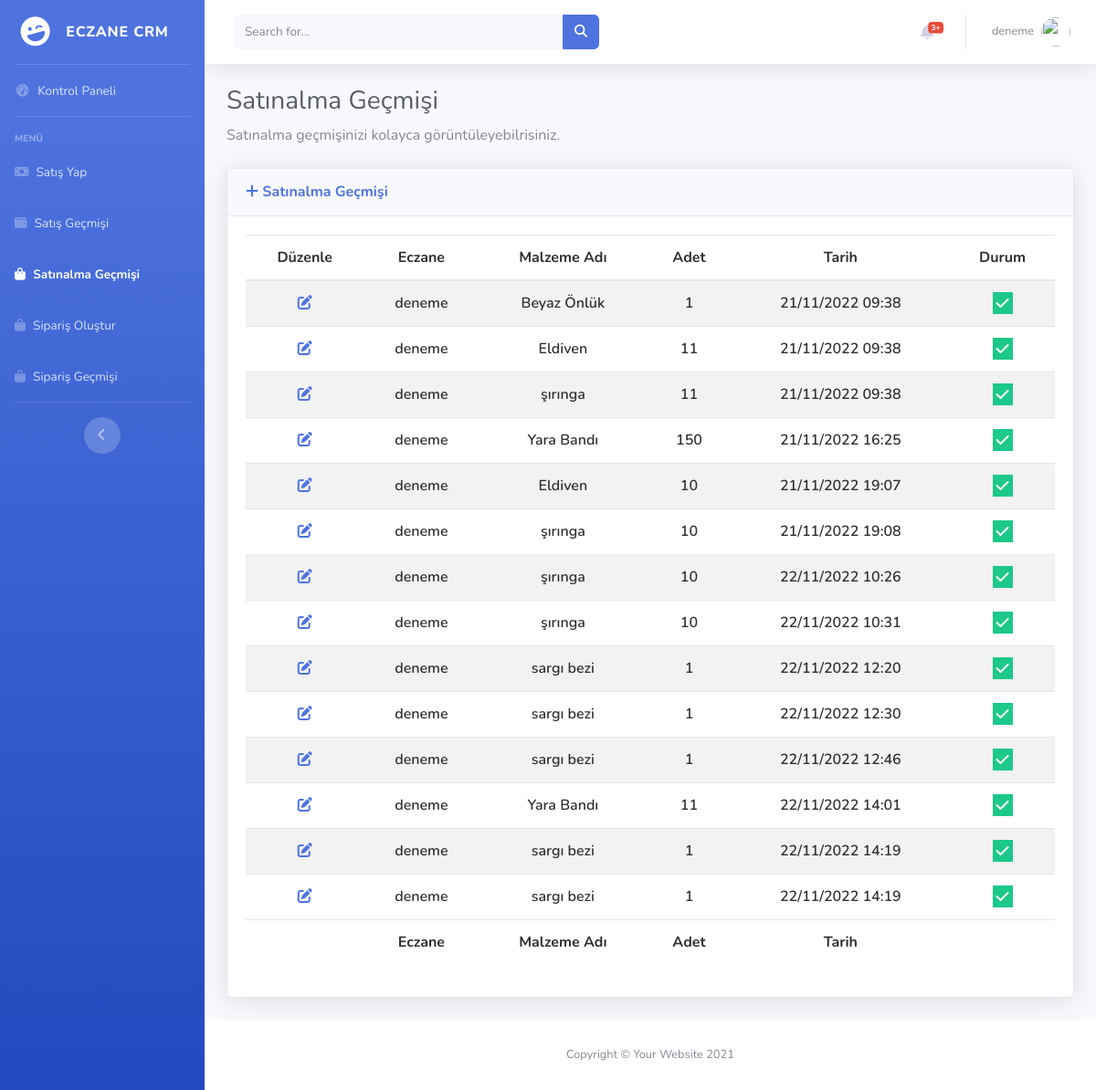
The page /purchase/history (signed in) on the database as committed earlier.
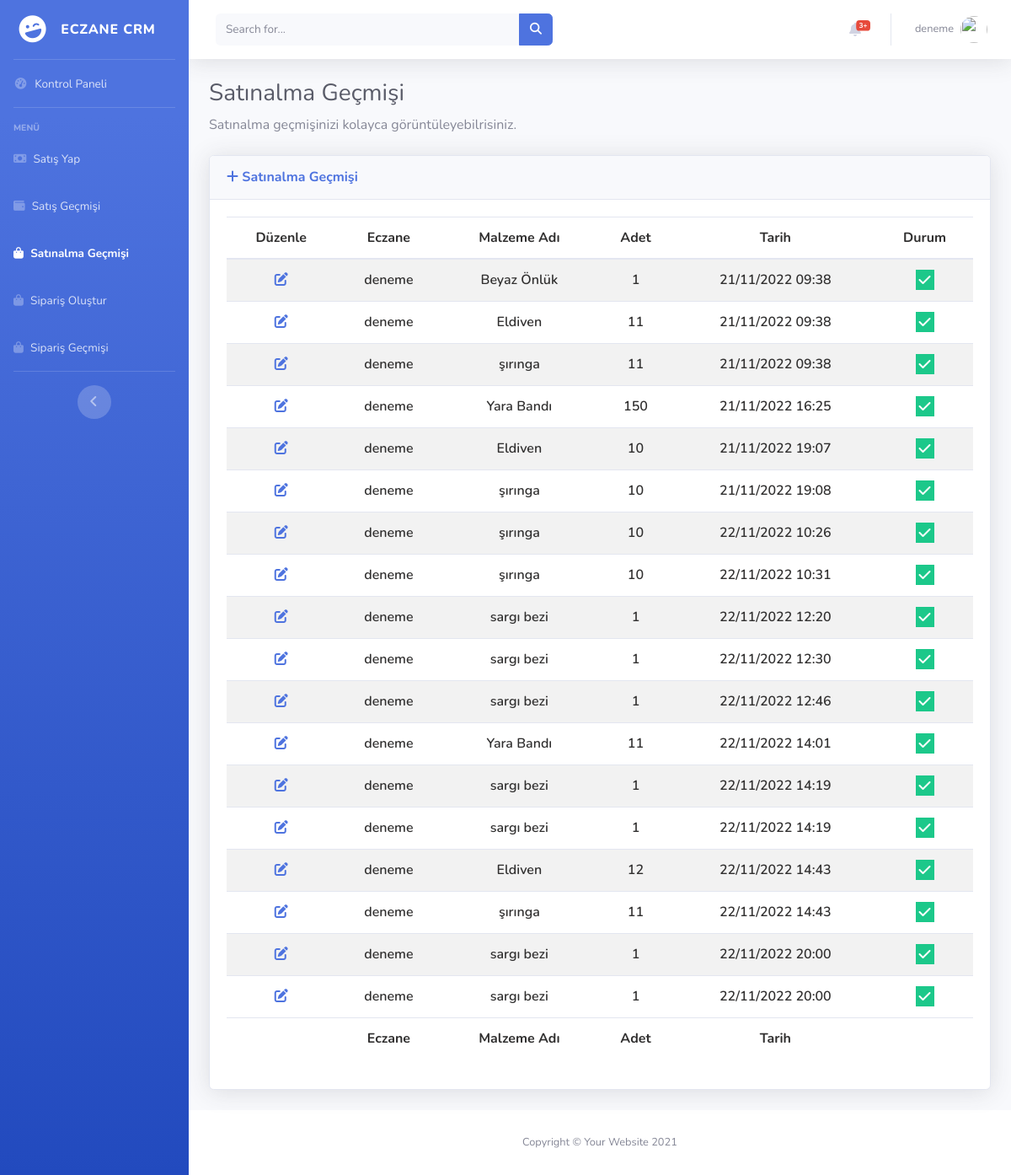
The same page on the database as committed later.
### items/models.py (models this page shows, shortened)
class ItemDistribution(models.Model):
    user = models.ForeignKey(User, on_delete=models.SET_NULL,null=True)
    item_name = models.ForeignKey(Items, on_delete=models.SET_NULL,null=True)
    quantity=models.DecimalField(max_digits=10,decimal_places=2)
    status=models.BooleanField(default=True)
    created_at = models.DateTimeField(auto_now_add=True,null=True,blank=True)
    updated_at = models.DateTimeField(auto_now=True,null=True,blank=True)

class Items(models.Model):
    item_name=models.CharField(max_length=60)
    quantity=models.DecimalField(max_digits=10,decimal_places=2)
    status=models.BooleanField(default=True)
    created_at = models.DateTimeField(auto_now_add=True,null=True,blank=True)
    updated_at = models.DateTimeField(auto_now=True,null=True,blank=True)
    def __str__(self):
        return self.item_name

### pharmacy/views.py (the view)
# urls.py: path("purchase/history",views.purchase_history,name="purchase_history"),
@login_required(login_url = "accounts:signin")
def purchase_history(request):
    items=ItemDistribution.objects.filter(user=request.user)
    return render(request,"purchase_history.html",{"items":items})

### pharmacy/templates/purchase_history.html (shortened to what the changed rows need)
{% extends 'layout.html' %}
{% load static %}
{% block css %}
    <link href="https://cdn.datatables.net/1.12.1/css/dataTables.bootstrap5.min.css" rel="stylesheet"/>
    <link href="https://cdn.datatables.net/responsive/2.3.0/css/responsive.bootstrap5.min.css" rel="stylesheet" />
    <link href="https://cdn.datatables.net/buttons/2.2.3/css/buttons.dataTables.min.css" rel="stylesheet"/>
<link
  rel="stylesheet"
  href="https://cdnjs.cloudflare.com/ajax/libs/font-awesome/6.2.0/css/all.min.css"
/>
<link rel="stylesheet" href="{% static 'css/datatables_file.css'%}">
{% endblock  %}
{% block body %}
                <div class="container-fluid">
                    <h1 class="h3 mb-2 text-gray-800">Satınalma Geçmişi</h1>
                    <div class="card shadow mb-4">
                        <div class="card-body">
                            <div class="table-responsive">
                                <table
                                id="example"
                                class="table table-striped nowrap"
                                style="width: 100%!important">
                                <thead>
                                    <tr>
                                      <th data-priority="1">Düzenle</th>
                                      <th data-priority="2">Eczane</th>
                                      <th data-priority="3">Malzeme Adı</th>
                                      <th data-priority="4">Adet</th>
                                      <th data-priority="5">Tarih</th>
                                      <th data-priority="6">Durum</th>
                                    </tr>
                                  </thead>
                                  <tbody>
                                    {% for item in items %}
                                    <tr>
                                      <td>
                                        <a href="{% url 'items:edit_item' item.id %}">
                                          <i
                                            class="fa fa-pen-to-square fa-1x text-primary text-btn-size"
                                          ></i>
                                        </a>
                                      </td>
                                      <td>{{item.user}}</td>
                                      <td>{{item.item_name}}</td>
                                      <td>
                                        {{ item.quantity | stringformat:'d' }}
                                      </td>
                                      <td>
                                        {{item.created_at|date:"d/m/Y H:i"}}
                                      </td>
                                      <td>
                                        {% if item.status %}
                                        <i class="fa fa-check bg-success text-white p-1"></i>
                                        {% else %}
                                        <i class="fa fa-xmark bg-danger text-white p-1 px-2"></i>
                                        {% endif %}
                                      </td>
                                    </tr>
                                    {% endfor %}
                                  </tbody>
                                  <tfoot>
                                    <tr >
                                      <th ></th>
                                      <th>Eczane</th>
                                      <th>Malzeme Adı</th>
                                      <th>Adet</th>
                                      <th>Tarih</th>
                                      <th></th>
                                    </tr>
                                  </tfoot>
                                </table>
                            </div>
                        </div>
                    </div>
                </div>
{% endblock  %}

Rows that differ between the two databases and show on the page:
added ItemDistribution: user "deneme", item_name "Eldiven", quantity "12", created_at "22/11/2022 14:43", status True (drawn)
added ItemDistribution: user "deneme", item_name "şırınga", quantity "11", created_at "22/11/2022 14:43", status True (drawn)
added ItemDistribution: user "deneme", item_name "sargı bezi", quantity "1", created_at "22/11/2022 20:00", status True (drawn)
added ItemDistribution: user "deneme", item_name "sargı bezi", quantity "1", created_at "22/11/2022 20:00", status True (drawn)
